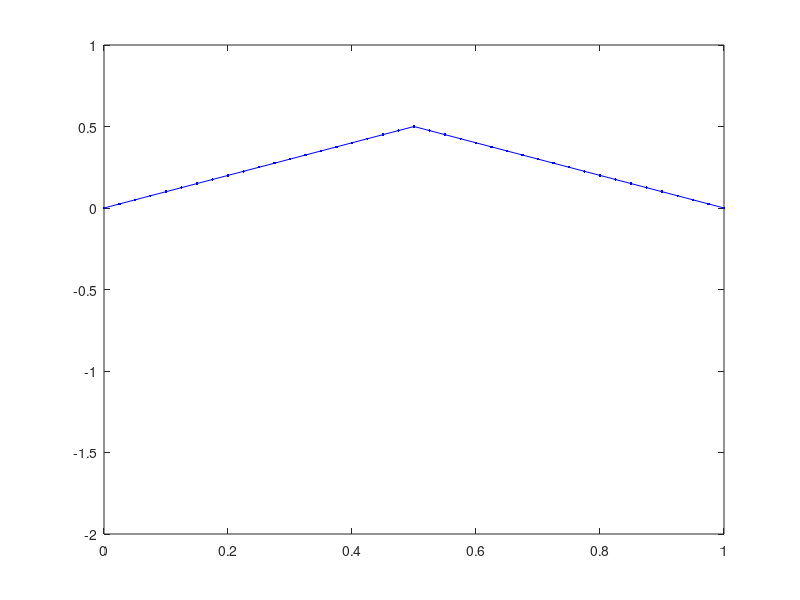
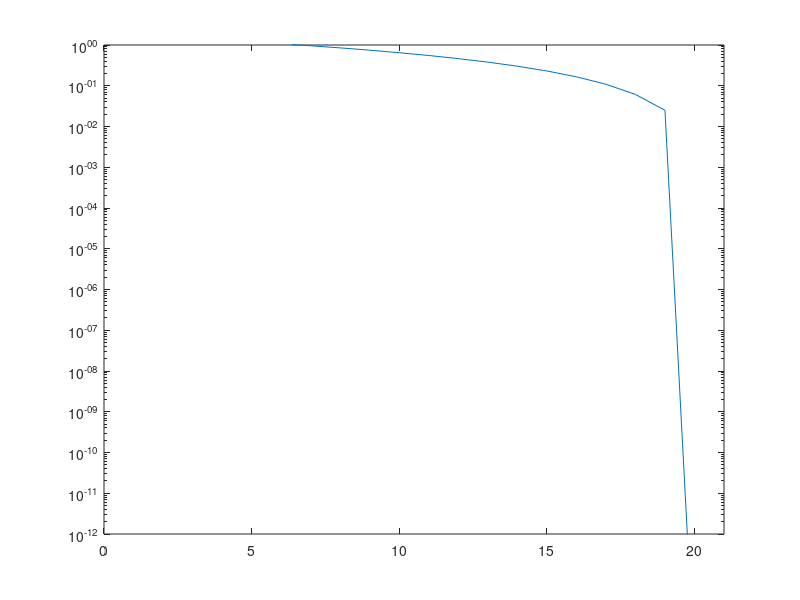

MATLAB code for these plots, in order:
function task2
global h
iterMax = 100;
N = 40;
h = 1./N ;
x = 0:h:1;
e = [];
tol = 1e-12;
h = 1./N;

% exact solution
ux = min(abs(x),abs(x-1))';


% initial condition
%u = 2*ones(N+1,1);
Nl = N-1;
Nl1 = ceil(Nl/2);
Nl2 = floor(Nl/2);

u = zeros(N+1,1);
v1 = [ones(Nl1,1); zeros(N-Nl1,1)];
v2 = [zeros(N-Nl2,1) ;ones(Nl2,1)];
B = diag(v1,-1) + diag(v2,1);

%boundary condition
u(1) = 0;
u(N+1) = 0;
b = [u(1)/h; v1] + [v2;u(N+1)/h];

for iter=1:iterMax    
    unew=B*u+h*b;
    err = norm(unew-ux);
    maxerr = h*sum(unew-u);
    if(maxerr<tol)
       fprintf('iter is %d\n',iter);
       break;
    end    
    u = unew;
    
    e = [e err];
%     if(err<tol)
%         break;
%     end
    
    figure(1)
    plot (x, u,'.-b')
    axis([0 1 -2 1])
    
end

iter-1

figure(2)
semilogy(e)
axis([0 iter 1e-12 1e0])
end




